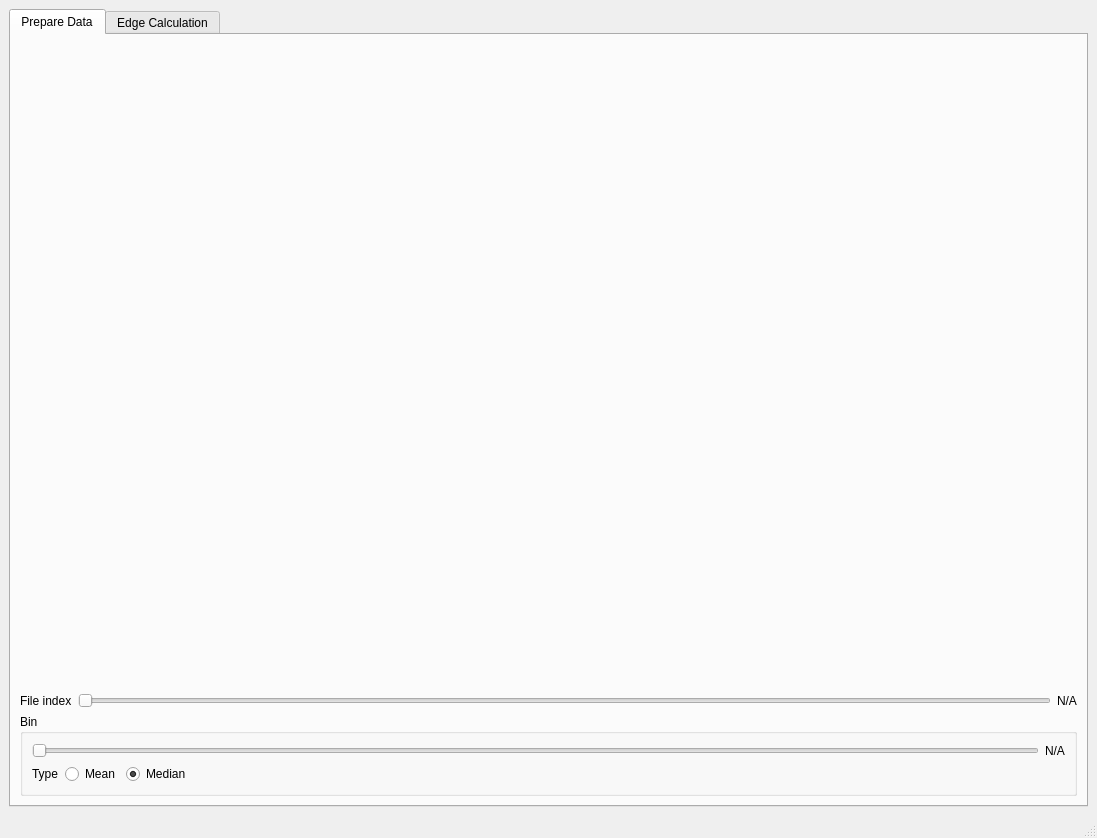
<?xml version="1.0" encoding="UTF-8"?>
<ui version="4.0">
 <class>MainWindow</class>
 <widget class="QMainWindow" name="MainWindow">
  <property name="geometry">
   <rect>
    <x>0</x>
    <y>0</y>
    <width>1097</width>
    <height>838</height>
   </rect>
  </property>
  <property name="windowTitle">
   <string>MainWindow</string>
  </property>
  <widget class="QWidget" name="centralwidget">
   <layout class="QVBoxLayout" name="verticalLayout_4">
    <item>
     <widget class="QTabWidget" name="tabWidget">
      <property name="currentIndex">
       <number>0</number>
      </property>
      <widget class="QWidget" name="tab">
       <attribute name="title">
        <string>Prepare Data</string>
       </attribute>
       <layout class="QVBoxLayout" name="verticalLayout_2">
        <item>
         <widget class="QWidget" name="prepare_data_widget" native="true">
          <property name="sizePolicy">
           <sizepolicy hsizetype="Preferred" vsizetype="Expanding">
            <horstretch>0</horstretch>
            <verstretch>0</verstretch>
           </sizepolicy>
          </property>
         </widget>
        </item>
        <item>
         <layout class="QHBoxLayout" name="horizontalLayout_3">
          <item>
           <widget class="QLabel" name="label">
            <property name="text">
             <string>File index</string>
            </property>
           </widget>
          </item>
          <item>
           <widget class="QSlider" name="file_index_horizontalSlider">
            <property name="orientation">
             <enum>Qt::Horizontal</enum>
            </property>
           </widget>
          </item>
          <item>
           <widget class="QLabel" name="file_index_value_label">
            <property name="text">
             <string>N/A</string>
            </property>
           </widget>
          </item>
         </layout>
        </item>
        <item>
         <widget class="QGroupBox" name="groupBox">
          <property name="title">
           <string>Bin</string>
          </property>
          <layout class="QVBoxLayout" name="verticalLayout">
           <item>
            <layout class="QHBoxLayout" name="horizontalLayout">
             <item>
              <widget class="QSlider" name="bin_value_horizontalSlider">
               <property name="orientation">
                <enum>Qt::Horizontal</enum>
               </property>
              </widget>
             </item>
             <item>
              <widget class="QLabel" name="bin_value_label">
               <property name="text">
                <string>N/A</string>
               </property>
              </widget>
             </item>
            </layout>
           </item>
           <item>
            <layout class="QHBoxLayout" name="horizontalLayout_2">
             <item>
              <widget class="QLabel" name="label_2">
               <property name="text">
                <string>Type</string>
               </property>
              </widget>
             </item>
             <item>
              <widget class="QRadioButton" name="radioButton">
               <property name="text">
                <string>Mean</string>
               </property>
              </widget>
             </item>
             <item>
              <widget class="QRadioButton" name="radioButton_2">
               <property name="text">
                <string>Median</string>
               </property>
               <property name="checked">
                <bool>true</bool>
               </property>
              </widget>
             </item>
             <item>
              <spacer name="horizontalSpacer">
               <property name="orientation">
                <enum>Qt::Horizontal</enum>
               </property>
               <property name="sizeHint" stdset="0">
                <size>
                 <width>40</width>
                 <height>20</height>
                </size>
               </property>
              </spacer>
             </item>
            </layout>
           </item>
          </layout>
         </widget>
        </item>
       </layout>
      </widget>
      <widget class="QWidget" name="tab_2">
       <attribute name="title">
        <string>Edge Calculation</string>
       </attribute>
       <layout class="QVBoxLayout" name="verticalLayout_3">
        <item>
         <layout class="QHBoxLayout" name="horizontalLayout_4">
          <item>
           <widget class="QLabel" name="label_3">
            <property name="text">
             <string>Algorithms:</string>
            </property>
           </widget>
          </item>
          <item>
           <widget class="QRadioButton" name="radioButton_3">
            <property name="text">
             <string>Sliding Average</string>
            </property>
           </widget>
          </item>
          <item>
           <widget class="QRadioButton" name="radioButton_4">
            <property name="text">
             <string>Error Function</string>
            </property>
           </widget>
          </item>
          <item>
           <widget class="QRadioButton" name="radioButton_5">
            <property name="text">
             <string>Change Point</string>
            </property>
           </widget>
          </item>
          <item>
           <spacer name="horizontalSpacer_2">
            <property name="orientation">
             <enum>Qt::Horizontal</enum>
            </property>
            <property name="sizeHint" stdset="0">
             <size>
              <width>40</width>
              <height>20</height>
             </size>
            </property>
           </spacer>
          </item>
         </layout>
        </item>
        <item>
         <widget class="QPushButton" name="pushButton">
          <property name="text">
           <string>Calculate</string>
          </property>
         </widget>
        </item>
        <item>
         <widget class="QSplitter" name="splitter">
          <property name="sizePolicy">
           <sizepolicy hsizetype="Expanding" vsizetype="Expanding">
            <horstretch>0</horstretch>
            <verstretch>0</verstretch>
           </sizepolicy>
          </property>
          <property name="orientation">
           <enum>Qt::Horizontal</enum>
          </property>
          <widget class="QWidget" name="widget" native="true">
           <property name="sizePolicy">
            <sizepolicy hsizetype="Preferred" vsizetype="Expanding">
             <horstretch>0</horstretch>
             <verstretch>0</verstretch>
            </sizepolicy>
           </property>
          </widget>
          <widget class="QWidget" name="widget_2" native="true">
           <property name="sizePolicy">
            <sizepolicy hsizetype="Preferred" vsizetype="Expanding">
             <horstretch>0</horstretch>
             <verstretch>0</verstretch>
            </sizepolicy>
           </property>
          </widget>
         </widget>
        </item>
        <item>
         <layout class="QHBoxLayout" name="horizontalLayout_5">
          <item>
           <widget class="QLabel" name="label_4">
            <property name="text">
             <string>File index</string>
            </property>
           </widget>
          </item>
          <item>
           <widget class="QSlider" name="horizontalSlider">
            <property name="orientation">
             <enum>Qt::Horizontal</enum>
            </property>
           </widget>
          </item>
          <item>
           <widget class="QLabel" name="label_5">
            <property name="text">
             <string>N/A</string>
            </property>
           </widget>
          </item>
         </layout>
        </item>
       </layout>
      </widget>
     </widget>
    </item>
   </layout>
  </widget>
  <widget class="QMenuBar" name="menubar">
   <property name="geometry">
    <rect>
     <x>0</x>
     <y>0</y>
     <width>1097</width>
     <height>22</height>
    </rect>
   </property>
  </widget>
  <widget class="QStatusBar" name="statusbar"/>
 </widget>
 <resources/>
 <connections/>
</ui>
